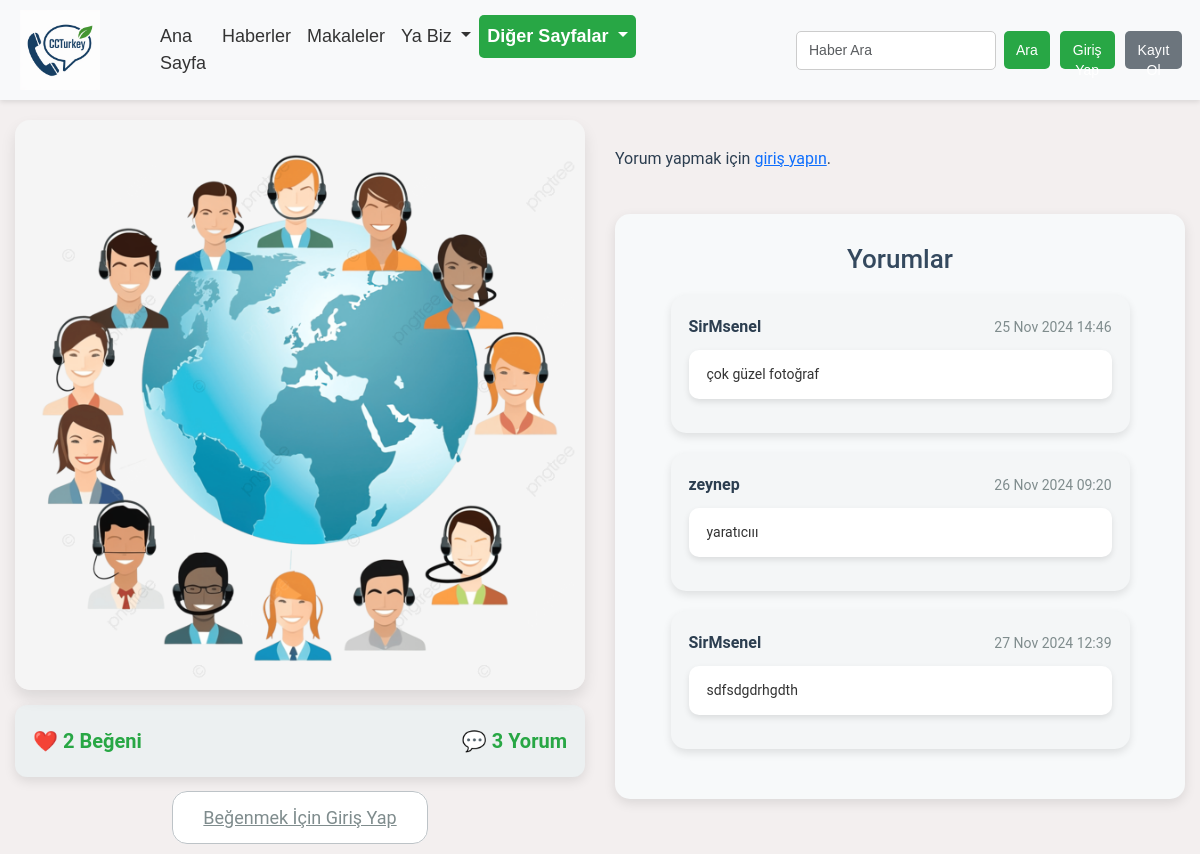
Page /news/photos/5/ on the earlier database version.
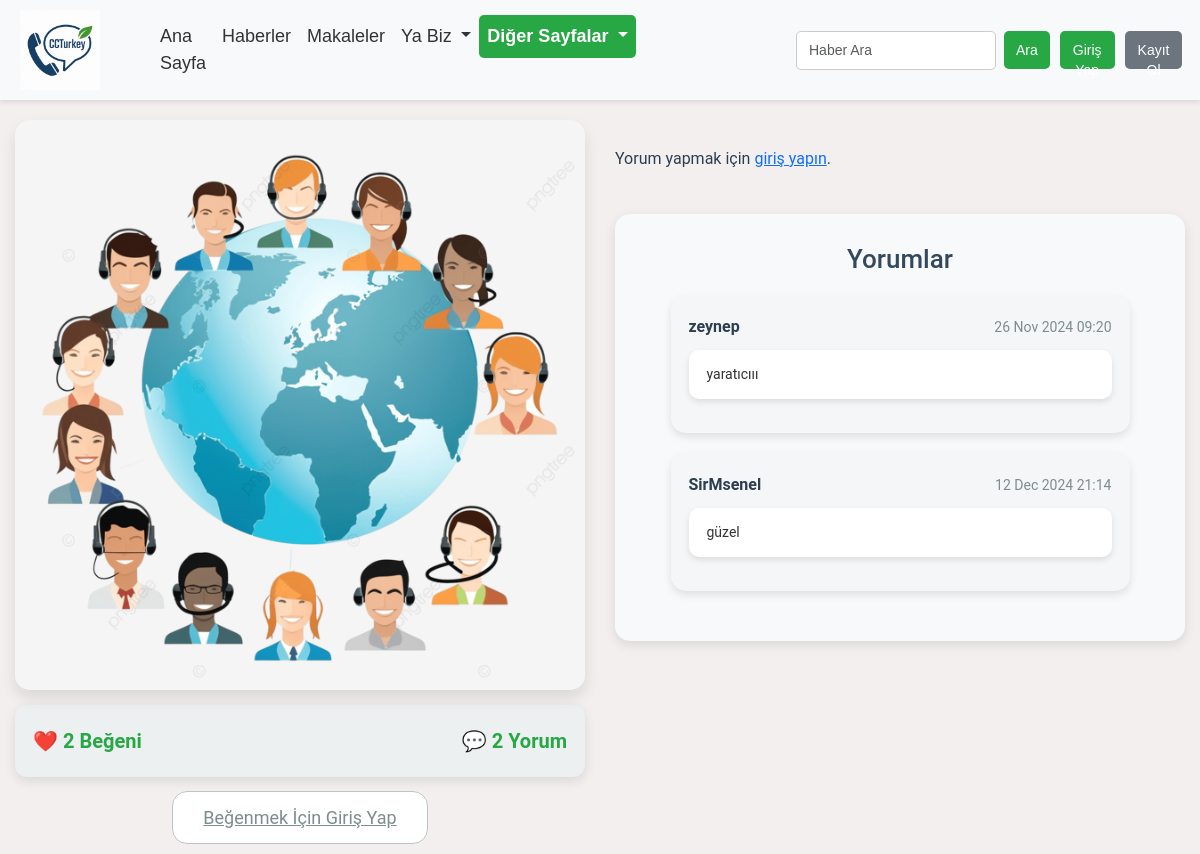
Same page on the later database version.
### news/models.py (models this page shows, shortened)
class Photo(models.Model):
    title = models.CharField(max_length=100, blank=True, null=True)  # Fotoğraf başlığı (isteğe bağlı)
    image = models.ImageField(upload_to='photos/')  # Fotoğraf dosyası
    uploaded_at = models.DateTimeField(auto_now_add=True)  # Yüklenme tarihi
    likes = models.ManyToManyField('auth.User', related_name='liked_photos', blank=True)  # Beğeniler

class PhotoComment(models.Model):
    photo = models.ForeignKey('Photo', on_delete=models.CASCADE, related_name='comments')  # Fotoğraf ile ilişki
    user = models.ForeignKey(User, on_delete=models.CASCADE)  # Yorum yapan kullanıcı
    text = models.TextField()  # Yorum içeriği
    created_at = models.DateTimeField(auto_now_add=True)  # Yorumun oluşturulma zamanı

### news/views.py (the view)
# urls.py: path('photos/<int:pk>/', views.photo_detail, name='photo_detail'),  # Fotoğraf detay
def photo_detail(request, pk):
    photo = get_object_or_404(Photo, pk=pk)
    comments = photo.comments.all()  # Fotoğrafa ait tüm yorumlar
    if request.method == 'POST':
        if request.user.is_authenticated:
            form = PhotoCommentForm(request.POST)
            if form.is_valid():
                comment = form.save(commit=False)
                comment.photo = photo
                comment.user = request.user
                comment.save()
                return redirect('photo_detail', pk=pk)
        else:
            return redirect('login')  # Kullanıcı giriş yapmadıysa giriş sayfasına yönlendir
    else:
        form = PhotoCommentForm()
    return render(request, 'news/photo_detail.html', {'photo': photo, 'comments': comments, 'form': form})

### news/forms.py
class PhotoCommentForm(forms.ModelForm):
    class Meta:
        model = PhotoComment
        fields = ['text']  # Kullanıcı yalnızca yorum metnini girebilir
        widgets = {
            'text': forms.Textarea(attrs={'class': 'form-control', 'rows': 3, 'placeholder': 'Yorum yazın...'}),
        }

### news/templates/news/photo_detail.html (shortened to what this page needs)
{% extends "base.html" %}
{% block content %}
<div class="photo-detail-page">
    <div class="left-section">
        {% if photo.image %}
        <div class="photo-image-container">
            <img src="{{ photo.image.url }}" alt="{{ photo.title }}" class="photo-image">
        </div>
        {% endif %}
        <div class="likes-comments-container">
            <span class="likes">❤️ {{ photo.likes.count }} Beğeni</span>
            <span class="comments">💬 {{ photo.comments.count }} Yorum</span>
        </div>
        <div class="like-section">
            {% if user.is_authenticated %}
            <form action="{% url 'like_photo' photo.id %}" method="post">
                {% csrf_token %}
                <button type="submit" class="like-button {% if request.user in photo.likes.all %}liked{% endif %}">
                    {% if request.user in photo.likes.all %}
                        ❤️ Beğenildi
                    {% else %}
                        🤍 Beğen
                    {% endif %}
                </button>
            </form>
            {% else %}
            <a href="{% url 'login' %}" class="like-button">Beğenmek İçin Giriş Yap</a>
            {% endif %}
        </div>
    </div>
    <div class="right-section">
        <div class="comment-section">
            {% if user.is_authenticated %}
            <form action="{% url 'photo_detail' pk=photo.id %}" method="post">
                {% csrf_token %}
                <textarea name="text" class="form-control" rows="3" placeholder="Yorum yazın..." required></textarea>
                <button type="submit" class="comment-submit-button">Yorum Yap</button>
            </form>
            {% else %}
            <p>Yorum yapmak için <a href="{% url 'login' %}">giriş yapın</a>.</p>
            {% endif %}
        </div>
        <div class="comments-section">
            <h3>Yorumlar</h3>
            <ul class="comments-list">
                {% for comment in comments %}
                    <li class="comment-item">
                        <div class="comment-header">
                            <strong>{{ comment.user.username }}</strong>
                            <small>{{ comment.created_at|date:"d M Y H:i" }}</small>
                        </div>
                        <p class="comment-text">{{ comment.text }}</p>
                    </li>
                {% empty %}
                    <li class="list-group-item">Henüz yorum yok.</li>
                {% endfor %}
            </ul>
        </div>
    </div>
</div>
{% endblock %}

Differences in the rows shown:
removed PhotoComment: user.username "SirMsenel", created_at "25 Nov 2024 14:46", text "çok güzel fotoğraf"
removed PhotoComment: user.username "SirMsenel", created_at "27 Nov 2024 12:39", text "sdfsdgdrhgdth"
computed for Photo: comments.count "3" → "2"
added PhotoComment: user.username "SirMsenel", created_at "12 Dec 2024 21:14", text "güzel"
